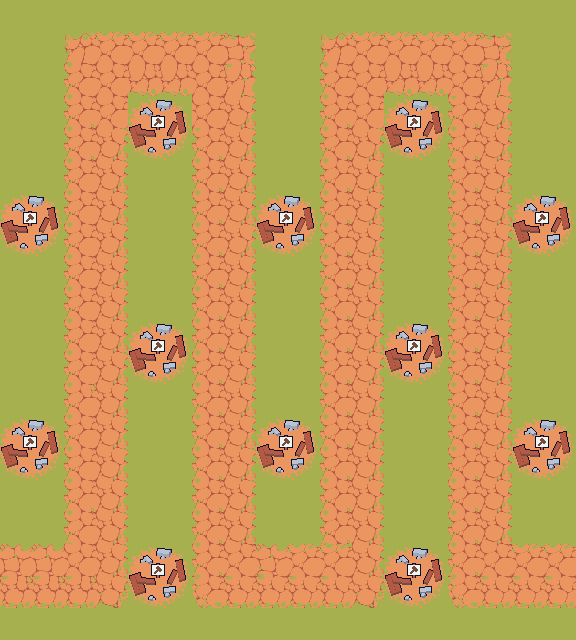

This game map was drawn from its Tiled (.tmx) file and the tilesets committed beside it. A one-line description and the full map source follow:
An orthogonal 18x20 tile map with 32x32 px tiles, 2 tile layers (bottom, Top), 2 tilesets.

<map version="1.10" tiledversion="1.12.1" orientation="orthogonal" renderorder="right-down" width="18" height="20" tilewidth="32" tileheight="32" infinite="0" nextlayerid="4" nextobjectid="4">
 <tileset firstgid="1" source="FieldsTileset.tsx" />
 <tileset firstgid="65" name="Tower" tilewidth="63" tileheight="64" tilecount="2" columns="0">
  <grid orientation="orthogonal" width="1" height="1" />
  <tile id="14">
   <image source="../images/PlaceForTower1.png" width="62" height="61" />
  </tile>
  <tile id="15">
   <image source="../images/PlaceForTower2.png" width="63" height="64" />
  </tile>
 </tileset>
 <layer id="1" name="bottom" width="18" height="20">
  <data encoding="csv">
38,38,38,38,38,38,38,38,38,38,38,38,38,38,38,38,38,38,
38,38,38,38,38,38,38,38,38,38,38,38,38,38,38,38,38,38,
38,38,10,34,34,34,34,34,38,38,10,34,34,34,34,12,38,38,
38,38,62,1,3,3,1,17,38,38,62,1,63,63,62,17,38,38,
38,38,62,25,38,38,62,17,38,38,62,17,38,38,62,17,38,38,
38,38,21,25,38,38,62,17,38,38,62,17,38,38,62,17,38,38,
38,38,21,25,38,38,62,17,38,38,62,17,38,38,62,17,38,38,
38,38,21,25,38,38,62,17,38,38,62,17,38,38,62,17,38,38,
38,38,21,25,38,38,62,17,38,38,62,17,38,38,62,17,38,38,
38,38,21,25,38,38,62,17,38,38,62,17,38,38,62,17,38,38,
38,38,21,25,38,38,62,17,38,38,62,17,38,38,62,17,38,38,
38,38,21,25,38,38,62,17,38,38,62,17,38,38,62,17,38,38,
38,38,54,25,38,38,62,17,38,38,62,17,38,38,62,17,38,38,
38,38,21,25,38,38,62,17,38,38,62,17,38,38,62,17,38,38,
38,38,21,25,38,38,62,17,38,38,62,17,38,38,62,17,38,38,
38,38,62,25,38,38,62,17,38,38,62,17,38,38,62,17,38,38,
38,38,21,25,38,38,62,17,38,38,62,17,38,38,62,17,38,38,
35,35,1,25,38,38,62,1,55,34,34,17,38,38,62,1,34,34,
52,52,52,28,38,38,26,63,63,63,63,28,38,38,26,63,63,63,
38,38,38,38,38,38,38,38,38,38,38,38,38,38,38,38,38,38
</data>
 </layer>
 <layer id="3" name="Top" width="18" height="20">
  <data encoding="csv">
38,0,0,0,0,0,0,0,0,0,0,0,0,0,0,0,0,0,
38,0,10,34,34,34,34,12,0,0,10,34,34,34,34,12,0,0,
38,38,21,1,4,4,1,53,0,0,21,1,4,4,1,53,0,0,
0,38,0,0,38,38,0,25,0,0,0,0,38,38,0,25,0,0,
0,38,0,0,79,0,0,25,0,0,0,25,79,0,0,25,0,0,
0,38,0,0,0,0,0,25,0,0,0,25,0,0,0,25,0,0,
0,0,0,0,0,0,0,25,0,0,0,25,38,38,0,25,0,0,
79,0,0,0,38,0,0,25,79,0,0,25,0,38,0,25,79,0,
0,0,0,0,38,0,0,25,0,0,0,25,0,0,0,25,0,0,
0,0,0,25,38,0,0,25,0,0,0,25,0,0,0,25,0,0,
0,0,0,25,0,0,0,25,0,0,0,25,0,0,0,25,0,0,
0,0,0,25,79,0,0,25,0,0,0,25,79,0,0,25,0,0,
0,0,0,25,0,0,0,25,0,0,0,25,0,0,0,25,0,0,
0,0,0,25,38,38,0,25,0,0,0,25,0,0,0,25,0,0,
79,0,0,0,38,38,0,25,79,0,0,25,0,0,0,25,79,0,
0,0,0,0,0,0,0,25,0,0,0,25,0,0,0,25,0,0,
0,0,0,0,0,0,0,25,0,0,0,25,0,0,0,25,0,0,
0,0,0,0,0,0,0,0,0,0,0,25,0,0,0,0,0,0,
0,0,0,0,79,0,0,0,0,0,0,0,79,0,0,0,0,0,
0,0,0,0,0,0,0,0,0,0,0,0,0,0,0,0,0,0
</data>
 </layer>
</map>
